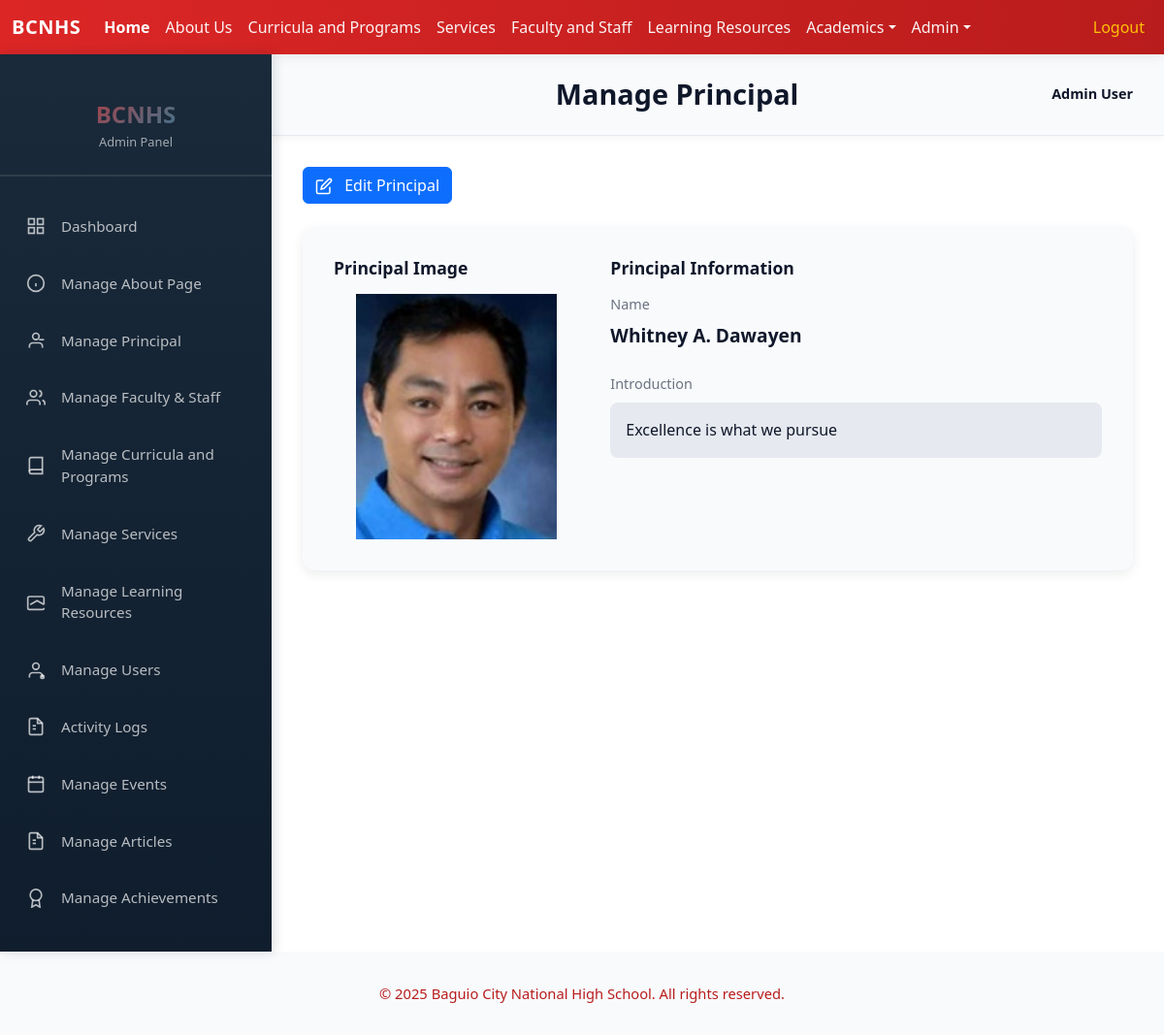
The app's page /admin/principal.php (signed in) with its own data.
### tables this page shows
CREATE TABLE `principal` (
  `id` int(11) NOT NULL,
  `name` text NOT NULL,
  `introduction` text NOT NULL,
  `imgPath` text NOT NULL
);

### includes/auth.php (called while the page is built, shortened)
<?php
if (!function_exists('isLoggedIn')) {
function isLoggedIn() {
    return isset($_SESSION['user_id']) && isset($_SESSION['user_role']);
}
function getCurrentUser() {
    if (isLoggedIn()) {
        return [
            'id' => $_SESSION['user_id'],
            'name' => $_SESSION['user_name'],
            'email' => $_SESSION['user_email'],
            'role' => $_SESSION['user_role']
        ];
    }
    return null;
}
}
?>

### functions/functions.php (called while the page is built, shortened)
<?php
class Database {
    private $pdo;
    public function __construct() {
        $host = 'localhost';
        $user = 'root';
        $pass = '';
        $dbname = 'bcnhs';
        $charset = 'utf8mb4';
        try {
            $dsn = "mysql:host=$host;dbname=$dbname;charset=$charset";
            $options = [
                PDO::ATTR_ERRMODE            => PDO::ERRMODE_EXCEPTION,
                PDO::ATTR_DEFAULT_FETCH_MODE => PDO::FETCH_ASSOC,
                PDO::ATTR_EMULATE_PREPARES   => false,
            ];
            $this->pdo = new PDO($dsn, $user, $pass, $options);
        } catch (PDOException $e) {
            die("connection failed: " . $e->getMessage());
        }
    }
    public function getPDO() {
        return $this->pdo;
    }
}
class PrincipalModule {
    private $pdo;
    public function __construct() {
        $db = new Database();
        $this->pdo = $db->getPDO();
    }
    public function fetchPrincipal() {
        $fetch = $this->pdo->query("SELECT * FROM principal");
        return $fetch->fetchAll();
    }
}
?>

### admin/principal.php (the view, shortened to what this page needs)
<?php
include('../includes/auth.php');
include('../functions/functions.php');
$currentUser = getCurrentUser();
$principalModule = new PrincipalModule();
$principals = $principalModule->fetchPrincipal();
$principal = count($principals) > 0 ? $principals[0] : null;
?>
<!DOCTYPE html>
<html lang="en">
<head>
    <link href="../node_modules/bootstrap/dist/css/bootstrap.min.css" rel="stylesheet">
    <link href="../css/style.css" rel="stylesheet">
    <?php include('../includes/summernote.php'); ?>
</head>
<body>
    <?php include('../includes/header.php') ?>
    <div class="admin-body">
        <?php include('../includes/admin_sidebar.php') ?>
    <main class="admin-main">
        <div class="admin-topbar">
            <div class="topbar-left">
                <h1 class="page-title">Manage Principal</h1>
            </div>
            <div class="topbar-right">
                <div class="admin-profile">
                    <span class="profile-name"><?php echo htmlspecialchars($currentUser['name']); ?></span>
                </div>
            </div>
        </div>
        <div class="admin-content">
            <?php if($principal): ?>
            <a href="editPrincipal.php?id=<?php echo $principal['id']; ?>" class="btn btn-primary" style="margin-bottom: 1.5rem;">
                Edit Principal
            </a>
            <div style="background: var(--color-surface); border-radius: 12px; padding: 2rem; box-shadow: 0 4px 12px rgba(12, 22, 43, 0.08);">
                <div style="display: grid; grid-template-columns: 1fr 2fr; gap: 2rem; align-items: start;">
                    <div>
                        <h3 style="font-size: 1.1rem; font-weight: 700; color: var(--color-text); margin-bottom: 1rem;">Principal Image</h3>
                        <?php if(!empty($principal['imgPath']) && file_exists('../uploads/principal/' . $principal['imgPath'])): ?>
                            <img src="../uploads/principal/<?php echo htmlspecialchars($principal['imgPath']); ?>" alt="<?php echo htmlspecialchars($principal['name']); ?>" style="width: 100%; border-radius: 8px; object-fit: contain; aspect-ratio: 1;">
                        <?php else: ?>
                            <div style="background: linear-gradient(135deg, #e9edf7 0%, #f5f7fb 100%); border-radius: 8px; aspect-ratio: 1; display: flex; align-items: center; justify-content: center; color: rgba(0,0,0,0.45);">
                                <span>No image uploaded</span>
                            </div>
                        <?php endif; ?>
                    </div>
                    <div>
                        <h3 style="font-size: 1.1rem; font-weight: 700; color: var(--color-text); margin-bottom: 1rem;">Principal Information</h3>
                        <div style="margin-bottom: 1.5rem;">
                            <p style="color: var(--color-muted); font-size: 0.9rem; margin-bottom: 0.5rem;">Name</p>
                            <p style="font-size: 1.2rem; font-weight: 600; color: var(--color-text);"><?php echo htmlspecialchars($principal['name']); ?></p>
                        </div>
                        <div style="margin-bottom: 1.5rem;">
                            <p style="color: var(--color-muted); font-size: 0.9rem; margin-bottom: 0.5rem;">Introduction</p>
                            <div style="background: var(--color-border); border-radius: 8px; padding: 1rem; color: var(--color-text); line-height: 1.6;">
                                <?php echo !empty($principal['introduction']) ? html_entity_decode(htmlspecialchars_decode($principal['introduction'])) : '<span style="color: var(--color-muted);">No introduction added</span>'; ?>
                            </div>
                        </div>
                    </div>
                </div>
            </div>
            <?php else: ?>
            <div style="background: var(--color-surface); border-radius: 12px; padding: 3rem; box-shadow: 0 4px 12px rgba(12, 22, 43, 0.08); text-align: center;">
                <p style="color: var(--color-muted); font-size: 1.1rem;">No principal entry found. Please create one first in the database.</p>
            </div>
            <?php endif; ?>
        </div>
    </main>
    </div>
    <?php
    include('../includes/footer.php'); ?>
</body>
</html>

### css/style.css (style rules this page uses)
:root { --color-primary: #dc2626; --color-primary-600: #b91c1c; --color-primary-100: #ffe6e6; --color-secondary: #0891b2; --color-secondary-600: #046e75; --color-accent: #f97316; --color-bg: #ffffff; --color-surface: #f8fafc; --color-muted: #6b7280; --color-text: #0f172a; --color-border: #e6e9ef; --color-muted-200: #9ca3af; }
body { color: var(--color-text); background: var(--color-bg); }
a { color: var(--color-primary); }
.page-title { text-align: center; margin: 0 0 1rem 0; }
.section-title, .curricula-section .section-header h2, .page-title { color: var(--color-text); }
.btn-primary, .btn-primary:visited { background-color: var(--color-primary); border-color: var(--color-primary); }
.admin-body { display: flex; margin: 0; padding: 0; background: var(--color-bg); min-height: calc(100vh - 80px); }
.admin-main { flex: 1; display: flex; flex-direction: column; min-height: auto; }
.admin-topbar { background: var(--color-surface); padding: 1.5rem 2rem; display: flex; justify-content: space-between; align-items: center; border-bottom: 1px solid var(--color-border); box-shadow: 0 2px 8px rgba(12, 22, 43, 0.05); }
.topbar-left { flex: 1; }
.page-title { font-size: 1.8rem; font-weight: 700; color: var(--color-text); margin: 0; }
.topbar-right { display: flex; align-items: center; gap: 2rem; }
.admin-profile { display: flex; align-items: center; gap: 0.75rem; }
.profile-name { font-size: 0.9rem; font-weight: 600; color: var(--color-text); }
.admin-content { flex: 1; padding: 2rem; overflow-y: auto; }

### records on screen
principal: imgPath (picture), name "Whitney A. Dawayen", introduction "Excellence is what we pursue"

### other values on screen
$currentUser['name'] "Admin User"
